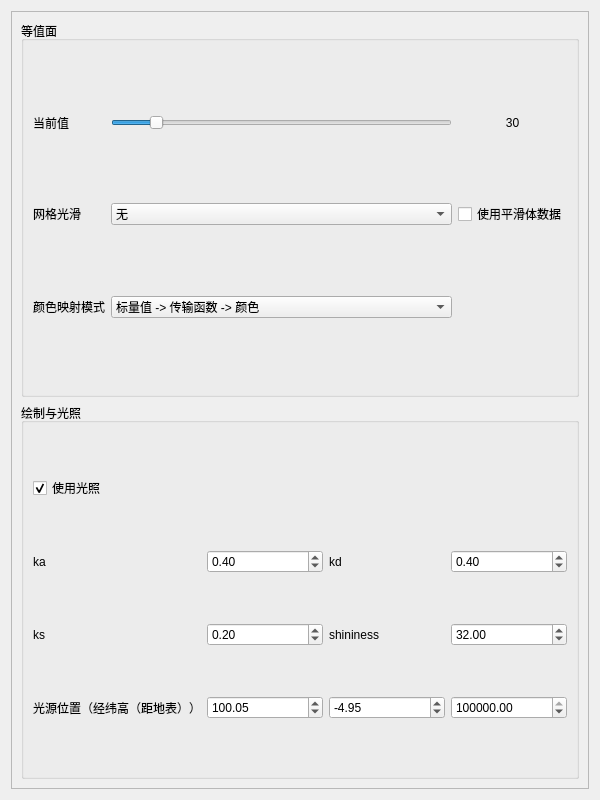
<?xml version="1.0" encoding="UTF-8"?>
<ui version="4.0">
 <class>IsosurfaceRenderer</class>
 <widget class="QWidget" name="IsosurfaceRenderer">
  <property name="geometry">
   <rect>
    <x>0</x>
    <y>0</y>
    <width>600</width>
    <height>800</height>
   </rect>
  </property>
  <property name="windowTitle">
   <string>等值面绘制</string>
  </property>
  <layout class="QVBoxLayout" name="verticalLayout">
   <item>
    <widget class="QScrollArea" name="scrollArea">
     <property name="horizontalScrollBarPolicy">
      <enum>Qt::ScrollBarAlwaysOff</enum>
     </property>
     <property name="widgetResizable">
      <bool>true</bool>
     </property>
     <widget class="QWidget" name="scrollAreaWidgetContents_main">
      <property name="geometry">
       <rect>
        <x>0</x>
        <y>0</y>
        <width>586</width>
        <height>786</height>
       </rect>
      </property>
      <layout class="QVBoxLayout" name="verticalLayout_2">
       <item>
        <widget class="QGroupBox" name="groupBox">
         <property name="title">
          <string>等值面</string>
         </property>
         <layout class="QGridLayout" name="gridLayout">
          <item row="2" column="2">
           <widget class="QLabel" name="label_isoval">
            <property name="text">
             <string>30</string>
            </property>
            <property name="alignment">
             <set>Qt::AlignCenter</set>
            </property>
           </widget>
          </item>
          <item row="2" column="0">
           <widget class="QLabel" name="label">
            <property name="text">
             <string>当前值</string>
            </property>
           </widget>
          </item>
          <item row="3" column="0">
           <widget class="QLabel" name="label_3">
            <property name="text">
             <string>网格光滑</string>
            </property>
           </widget>
          </item>
          <item row="2" column="1">
           <widget class="QSlider" name="horizontalSlider_isoval">
            <property name="maximum">
             <number>255</number>
            </property>
            <property name="value">
             <number>30</number>
            </property>
            <property name="tracking">
             <bool>false</bool>
            </property>
            <property name="orientation">
             <enum>Qt::Horizontal</enum>
            </property>
           </widget>
          </item>
          <item row="3" column="2">
           <widget class="QCheckBox" name="checkBox_useVolSmoothed">
            <property name="text">
             <string>使用平滑体数据</string>
            </property>
           </widget>
          </item>
          <item row="3" column="1">
           <widget class="QComboBox" name="comboBox_meshSmoothType">
            <item>
             <property name="text">
              <string>无</string>
             </property>
            </item>
            <item>
             <property name="text">
              <string>Laplacian</string>
             </property>
            </item>
            <item>
             <property name="text">
              <string>曲率</string>
             </property>
            </item>
           </widget>
          </item>
          <item row="4" column="0">
           <widget class="QLabel" name="label_5">
            <property name="text">
             <string>颜色映射模式</string>
            </property>
           </widget>
          </item>
          <item row="4" column="1">
           <widget class="QComboBox" name="comboBox_colorMappingMode_int_VIS4EarthReflectable">
            <item>
             <property name="text">
              <string>标量值 -&gt; 传输函数 -&gt; 颜色</string>
             </property>
            </item>
            <item>
             <property name="text">
              <string>体数据编号 -&gt; 颜色</string>
             </property>
            </item>
           </widget>
          </item>
         </layout>
        </widget>
       </item>
       <item>
        <widget class="QGroupBox" name="groupBox_2">
         <property name="title">
          <string>绘制与光照</string>
         </property>
         <layout class="QGridLayout" name="gridLayout_2">
          <item row="3" column="1">
           <widget class="QDoubleSpinBox" name="doubleSpinBox_ks_float_VIS4EarthReflectable">
            <property name="singleStep">
             <double>0.100000000000000</double>
            </property>
            <property name="value">
             <double>0.200000000000000</double>
            </property>
           </widget>
          </item>
          <item row="3" column="0">
           <widget class="QLabel" name="label_8">
            <property name="sizePolicy">
             <sizepolicy hsizetype="Preferred" vsizetype="Preferred">
              <horstretch>0</horstretch>
              <verstretch>0</verstretch>
             </sizepolicy>
            </property>
            <property name="text">
             <string>ks</string>
            </property>
           </widget>
          </item>
          <item row="3" column="4">
           <widget class="QDoubleSpinBox" name="doubleSpinBox_shininess_float_VIS4EarthReflectable">
            <property name="singleStep">
             <double>0.100000000000000</double>
            </property>
            <property name="value">
             <double>32.000000000000000</double>
            </property>
           </widget>
          </item>
          <item row="2" column="0">
           <widget class="QLabel" name="label_2">
            <property name="sizePolicy">
             <sizepolicy hsizetype="Preferred" vsizetype="Preferred">
              <horstretch>0</horstretch>
              <verstretch>0</verstretch>
             </sizepolicy>
            </property>
            <property name="text">
             <string>ka</string>
            </property>
           </widget>
          </item>
          <item row="3" column="3">
           <widget class="QLabel" name="label_7">
            <property name="sizePolicy">
             <sizepolicy hsizetype="Preferred" vsizetype="Preferred">
              <horstretch>0</horstretch>
              <verstretch>0</verstretch>
             </sizepolicy>
            </property>
            <property name="text">
             <string>shininess</string>
            </property>
           </widget>
          </item>
          <item row="2" column="3">
           <widget class="QLabel" name="label_4">
            <property name="sizePolicy">
             <sizepolicy hsizetype="Preferred" vsizetype="Preferred">
              <horstretch>0</horstretch>
              <verstretch>0</verstretch>
             </sizepolicy>
            </property>
            <property name="text">
             <string>kd</string>
            </property>
           </widget>
          </item>
          <item row="2" column="4">
           <widget class="QDoubleSpinBox" name="doubleSpinBox_kd_float_VIS4EarthReflectable">
            <property name="singleStep">
             <double>0.100000000000000</double>
            </property>
            <property name="value">
             <double>0.400000000000000</double>
            </property>
           </widget>
          </item>
          <item row="4" column="4">
           <widget class="QDoubleSpinBox" name="doubleSpinBox_lightPosZ_float_VIS4EarthReflectable">
            <property name="maximum">
             <double>10000000.000000000000000</double>
            </property>
            <property name="value">
             <double>6000000.000000000000000</double>
            </property>
           </widget>
          </item>
          <item row="4" column="0">
           <widget class="QLabel" name="label_9">
            <property name="sizePolicy">
             <sizepolicy hsizetype="Preferred" vsizetype="Preferred">
              <horstretch>0</horstretch>
              <verstretch>0</verstretch>
             </sizepolicy>
            </property>
            <property name="text">
             <string>光源位置（经纬高（距地表））</string>
            </property>
           </widget>
          </item>
          <item row="4" column="1">
           <widget class="QDoubleSpinBox" name="doubleSpinBox_lightPosX_float_VIS4EarthReflectable">
            <property name="minimum">
             <double>-180.000000000000000</double>
            </property>
            <property name="maximum">
             <double>180.000000000000000</double>
            </property>
            <property name="value">
             <double>100.049999999999997</double>
            </property>
           </widget>
          </item>
          <item row="4" column="3">
           <widget class="QDoubleSpinBox" name="doubleSpinBox_lightPosY_float_VIS4EarthReflectable">
            <property name="minimum">
             <double>-90.000000000000000</double>
            </property>
            <property name="maximum">
             <double>90.000000000000000</double>
            </property>
            <property name="value">
             <double>-4.950000000000000</double>
            </property>
           </widget>
          </item>
          <item row="2" column="1">
           <widget class="QDoubleSpinBox" name="doubleSpinBox_ka_float_VIS4EarthReflectable">
            <property name="singleStep">
             <double>0.100000000000000</double>
            </property>
            <property name="value">
             <double>0.400000000000000</double>
            </property>
           </widget>
          </item>
          <item row="0" column="0">
           <widget class="QCheckBox" name="checkBox_useShading_bool_VIS4EarthReflectable">
            <property name="text">
             <string>使用光照</string>
            </property>
            <property name="checked">
             <bool>true</bool>
            </property>
           </widget>
          </item>
         </layout>
        </widget>
       </item>
      </layout>
     </widget>
    </widget>
   </item>
  </layout>
 </widget>
 <resources/>
 <connections/>
</ui>
